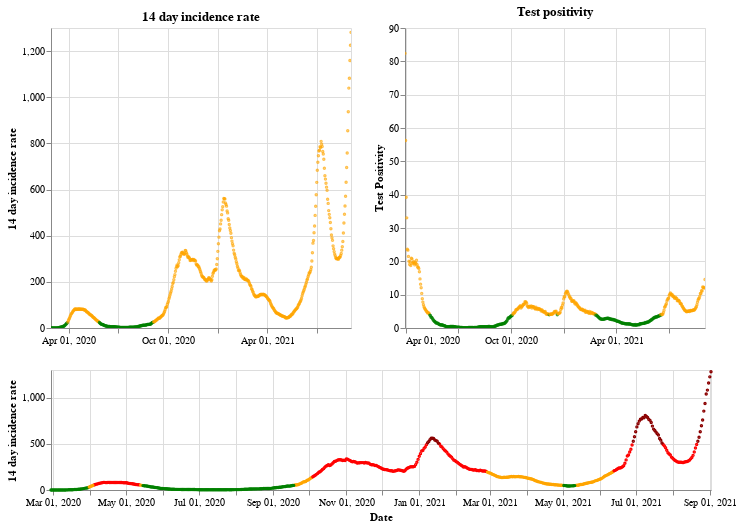

Here is the notebook cell this chart was saved with:
### Markdown cell above
## Scotland

### Code cell
plot_traffic_light('Scotland')

### Figure 1 — Vega-Lite specification as saved in the notebook (floating-point values rounded to 4 significant figures; data arrays with more than 128 entries replaced by an {"elided": "..."} marker saying what was removed)
{"config": {"view": {"continuousWidth": 400, "continuousHeight": 300}}, "vconcat": [{"hconcat": [{"mark": {"type": "point", "size": 2}, "encoding": {"color": {"condition": {"value": "green", "test": "(datum.twoWeeklyCasesRate <= 25)"}, "value": "orange"}, "tooltip": [{"type": "nominal", "field": "areaName"}, {"type": "temporal", "field": "date"}, {"type": "quantitative", "field": "twoWeeklyCasesRate"}, {"type": "quantitative", "field": "testPositivity"}], "x": {"type": "temporal", "axis": {"title": ""}, "field": "date", "scale": {"domain": {"selection": "DateBrush"}}, "timeUnit": "yearmonthdate"}, "y": {"type": "quantitative", "axis": {"title": "14 day incidence rate"}, "field": "twoWeeklyCasesRate"}}, "title": "14 day incidence rate", "width": 300}, {"mark": {"type": "point", "size": 2}, "encoding": {"color": {"condition": {"value": "green", "test": "(datum.testPositivity <= 4)"}, "value": "orange"}, "tooltip": [{"type": "nominal", "field": "areaName"}, {"type": "temporal", "field": "date"}, {"type": "quantitative", "field": "twoWeeklyCasesRate"}, {"type": "quantitative", "field": "testPositivity"}], "x": {"type": "temporal", "axis": {"title": ""}, "field": "date", "scale": {"domain": {"selection": "DateBrush"}}, "timeUnit": "yearmonthdate"}, "y": {"type": "quantitative", "axis": {"title": "Test Positivity"}, "field": "testPositivity"}}, "title": "Test positivity", "width": 300}]}, {"layer": [{"mark": {"type": "point", "size": 2}, "encoding": {"color": {"condition": {"value": "orange", "test": "(((datum.testPositivity < 4) && (datum.twoWeeklyCasesRate >= 50)) && (datum.twoWeeklyCasesRate < 200))"}, "value": "red"}, "opacity": {"condition": {"value": 1, "test": "((datum.twoWeeklyCasesRate >= 50) && (datum.twoWeeklyCasesRate < 500))"}, "value": 0}, "tooltip": [{"type": "nominal", "field": "areaName"}, {"type": "temporal", "field": "date"}, {"type": "quantitative", "field": "twoWeeklyCasesRate"}, {"type": "quantitative", "field": "testPositivity"}], "x": {"type": "temporal", "axis": {"title": "Date"}, "field": "date", "timeUnit": "yearmonthdate"}, "y": {"type": "quantitative", "axis": {"title": "14 day incidence rate"}, "field": "twoWeeklyCasesRate"}}, "selection": {"DateBrush": {"type": "interval", "encodings": ["x"], "fields": ["Time"]}}}, {"mark": {"type": "point", "size": 2}, "encoding": {"color": {"value": "darkred"}, "opacity": {"condition": {"value": 1, "test": "(datum.twoWeeklyCasesRate >= 500)"}, "value": 0}, "tooltip": [{"type": "nominal", "field": "areaName"}, {"type": "temporal", "field": "date"}, {"type": "quantitative", "field": "twoWeeklyCasesRate"}, {"type": "quantitative", "field": "testPositivity"}], "x": {"type": "temporal", "axis": {"title": "Date"}, "field": "date", "timeUnit": "yearmonthdate"}, "y": {"type": "quantitative", "axis": {"title": "14 day incidence rate"}, "field": "twoWeeklyCasesRate"}}}, {"mark": {"type": "point", "size": 2}, "encoding": {"color": {"condition": {"value": "green", "test": "((datum.testPositivity < 4) && (datum.twoWeeklyCasesRate < 50))"}, "value": "orange"}, "opacity": {"condition": {"value": 1, "test": "(datum.twoWeeklyCasesRate < 50)"}, "value": 0}, "tooltip": [{"type": "nominal", "field": "areaName"}, {"type": "temporal", "field": "date"}, {"type": "quantitative", "field": "twoWeeklyCasesRate"}, {"type": "quantitative", "field": "testPositivity"}], "x": {"type": "temporal", "axis": {"title": "Date"}, "field": "date", "timeUnit": "yearmonthdate"}, "y": {"type": "quantitative", "axis": {"title": "14 day incidence rate"}, "field": "twoWeeklyCasesRate"}}}], "height": 120, "width": 660}], "data": {"name": "data-515f3429aa89dbafc5963dfbd09d7b27"}, "$schema": "https://vega.github.io/schema/vega-lite/v4.8.1.json", "datasets": {"data-515f3429aa89dbafc5963dfbd09d7b27": {"elided": "553 records"}}}
